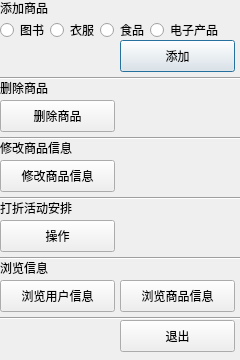
<?xml version="1.0" encoding="UTF-8"?>
<ui version="4.0">
 <class>administrator</class>
 <widget class="QDialog" name="administrator">
  <property name="geometry">
   <rect>
    <x>0</x>
    <y>0</y>
    <width>240</width>
    <height>360</height>
   </rect>
  </property>
  <property name="windowTitle">
   <string>Dialog</string>
  </property>
  <widget class="QPushButton" name="add">
   <property name="geometry">
    <rect>
     <x>120</x>
     <y>40</y>
     <width>115</width>
     <height>32</height>
    </rect>
   </property>
   <property name="text">
    <string>添加</string>
   </property>
  </widget>
  <widget class="QLabel" name="label">
   <property name="geometry">
    <rect>
     <x>0</x>
     <y>0</y>
     <width>59</width>
     <height>16</height>
    </rect>
   </property>
   <property name="text">
    <string>添加商品</string>
   </property>
  </widget>
  <widget class="Line" name="line">
   <property name="geometry">
    <rect>
     <x>0</x>
     <y>70</y>
     <width>241</width>
     <height>16</height>
    </rect>
   </property>
   <property name="orientation">
    <enum>Qt::Horizontal</enum>
   </property>
  </widget>
  <widget class="QLabel" name="label_2">
   <property name="geometry">
    <rect>
     <x>0</x>
     <y>80</y>
     <width>59</width>
     <height>16</height>
    </rect>
   </property>
   <property name="text">
    <string>删除商品</string>
   </property>
  </widget>
  <widget class="QPushButton" name="delete_2">
   <property name="geometry">
    <rect>
     <x>0</x>
     <y>100</y>
     <width>115</width>
     <height>32</height>
    </rect>
   </property>
   <property name="text">
    <string>删除商品</string>
   </property>
  </widget>
  <widget class="QPushButton" name="modify">
   <property name="geometry">
    <rect>
     <x>0</x>
     <y>160</y>
     <width>115</width>
     <height>32</height>
    </rect>
   </property>
   <property name="text">
    <string>修改商品信息</string>
   </property>
  </widget>
  <widget class="QPushButton" name="event">
   <property name="geometry">
    <rect>
     <x>0</x>
     <y>220</y>
     <width>115</width>
     <height>32</height>
    </rect>
   </property>
   <property name="text">
    <string>操作</string>
   </property>
  </widget>
  <widget class="Line" name="line_2">
   <property name="geometry">
    <rect>
     <x>0</x>
     <y>130</y>
     <width>241</width>
     <height>16</height>
    </rect>
   </property>
   <property name="orientation">
    <enum>Qt::Horizontal</enum>
   </property>
  </widget>
  <widget class="QLabel" name="label_3">
   <property name="geometry">
    <rect>
     <x>0</x>
     <y>140</y>
     <width>101</width>
     <height>16</height>
    </rect>
   </property>
   <property name="text">
    <string>修改商品信息</string>
   </property>
  </widget>
  <widget class="Line" name="line_3">
   <property name="geometry">
    <rect>
     <x>-10</x>
     <y>190</y>
     <width>251</width>
     <height>16</height>
    </rect>
   </property>
   <property name="orientation">
    <enum>Qt::Horizontal</enum>
   </property>
  </widget>
  <widget class="QLabel" name="label_4">
   <property name="geometry">
    <rect>
     <x>0</x>
     <y>260</y>
     <width>91</width>
     <height>16</height>
    </rect>
   </property>
   <property name="text">
    <string>浏览信息</string>
   </property>
  </widget>
  <widget class="QLabel" name="label_5">
   <property name="geometry">
    <rect>
     <x>0</x>
     <y>200</y>
     <width>131</width>
     <height>16</height>
    </rect>
   </property>
   <property name="text">
    <string>打折活动安排</string>
   </property>
  </widget>
  <widget class="Line" name="line_4">
   <property name="geometry">
    <rect>
     <x>0</x>
     <y>250</y>
     <width>251</width>
     <height>16</height>
    </rect>
   </property>
   <property name="orientation">
    <enum>Qt::Horizontal</enum>
   </property>
  </widget>
  <widget class="QPushButton" name="userinfo">
   <property name="geometry">
    <rect>
     <x>0</x>
     <y>280</y>
     <width>115</width>
     <height>32</height>
    </rect>
   </property>
   <property name="text">
    <string>浏览用户信息</string>
   </property>
  </widget>
  <widget class="Line" name="line_5">
   <property name="geometry">
    <rect>
     <x>0</x>
     <y>310</y>
     <width>241</width>
     <height>16</height>
    </rect>
   </property>
   <property name="orientation">
    <enum>Qt::Horizontal</enum>
   </property>
  </widget>
  <widget class="QPushButton" name="exit">
   <property name="geometry">
    <rect>
     <x>120</x>
     <y>320</y>
     <width>115</width>
     <height>32</height>
    </rect>
   </property>
   <property name="text">
    <string>退出</string>
   </property>
  </widget>
  <widget class="QPushButton" name="comminfo">
   <property name="geometry">
    <rect>
     <x>120</x>
     <y>280</y>
     <width>115</width>
     <height>32</height>
    </rect>
   </property>
   <property name="text">
    <string>浏览商品信息</string>
   </property>
  </widget>
  <widget class="QRadioButton" name="book">
   <property name="geometry">
    <rect>
     <x>0</x>
     <y>20</y>
     <width>102</width>
     <height>20</height>
    </rect>
   </property>
   <property name="text">
    <string>图书</string>
   </property>
  </widget>
  <widget class="QRadioButton" name="clothes">
   <property name="geometry">
    <rect>
     <x>50</x>
     <y>20</y>
     <width>102</width>
     <height>20</height>
    </rect>
   </property>
   <property name="text">
    <string>衣服</string>
   </property>
  </widget>
  <widget class="QRadioButton" name="food">
   <property name="geometry">
    <rect>
     <x>100</x>
     <y>20</y>
     <width>102</width>
     <height>20</height>
    </rect>
   </property>
   <property name="text">
    <string>食品</string>
   </property>
  </widget>
  <widget class="QRadioButton" name="eproduct">
   <property name="geometry">
    <rect>
     <x>150</x>
     <y>20</y>
     <width>102</width>
     <height>20</height>
    </rect>
   </property>
   <property name="text">
    <string>电子产品</string>
   </property>
  </widget>
 </widget>
 <resources/>
 <connections/>
</ui>
